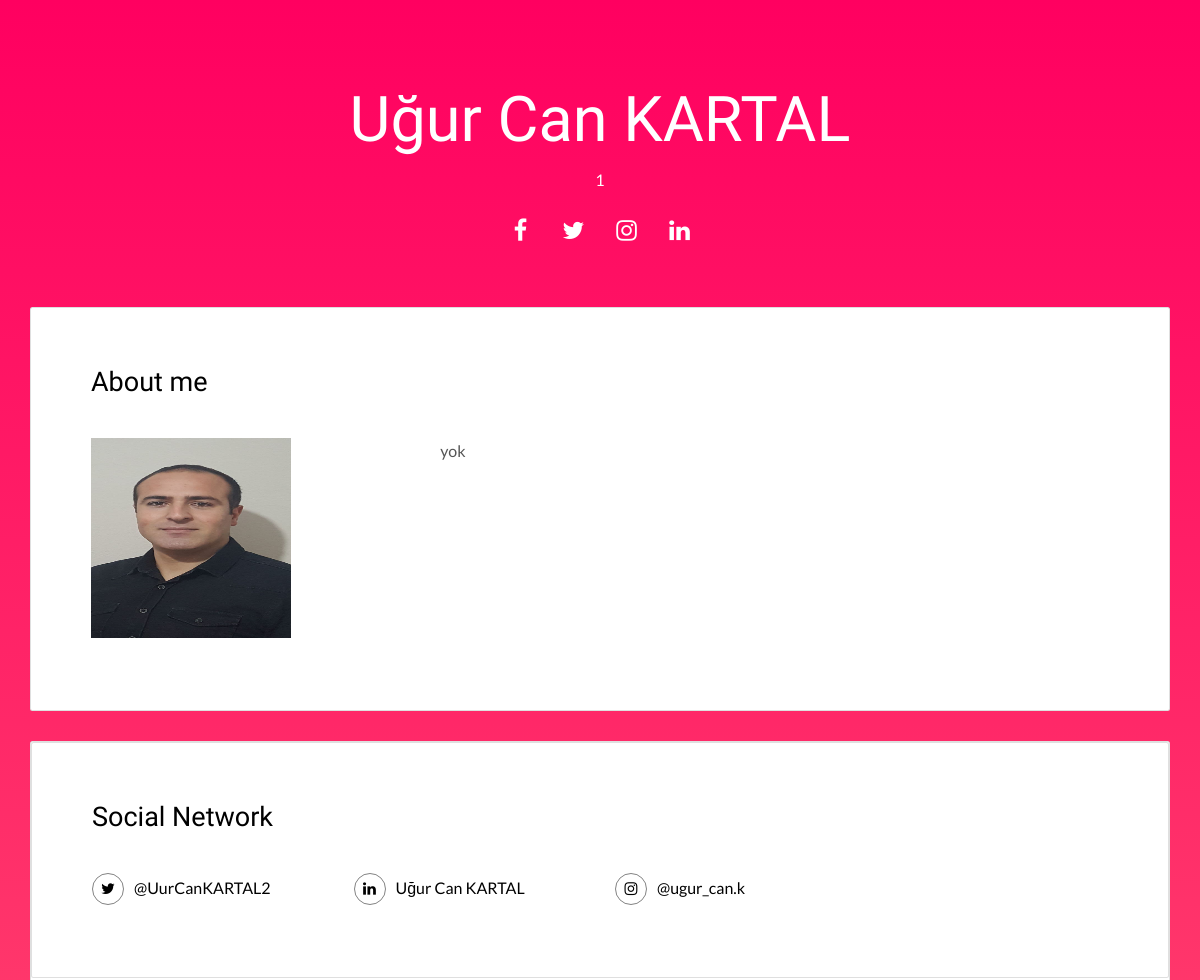
The app's page / (upper part), older data.
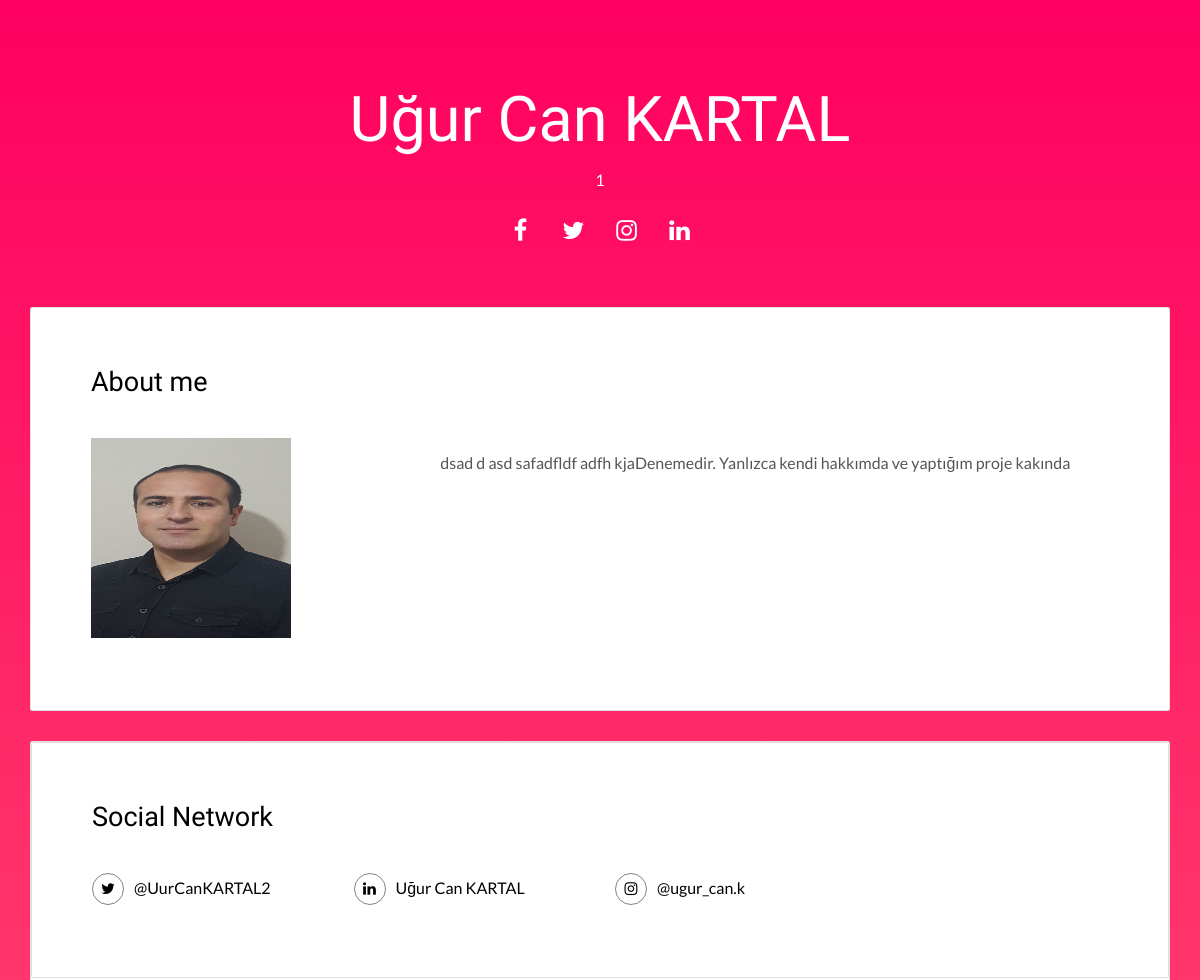
The same page, newer data.
### bilgilerim/models.py (models this page shows, shortened)
class About(models.Model):
    STATUS = (
        ('True' , 'Evet'),
        ('False', 'Hayır'),
    )
    name = models.CharField(max_length=30)
    surname = models.CharField(max_length=30)
    title = models.CharField(max_length=300)
    keywords = models.CharField(max_length=300)
    description = models.CharField(max_length=300)
    job = models.CharField(max_length=50)
    personal_background = RichTextUploadingField()
    image = models.ImageField(blank=True, upload_to='images/')
    status = models.CharField(max_length=10,choices=STATUS)
    slug = models.SlugField()
    parent = models.ForeignKey('self',blank=True, null=True,related_name='children', on_delete=models.CASCADE)
    create_at = models.DateTimeField(auto_now_add=True)
    update_at = models.DateTimeField(auto_now=True)
    def image_tag(self):
        if self.image:
            return mark_safe('<img src="{}" height="100"/>'.format(self.image.url))
        else:
            return mark_safe('<img src="{}" height="100"/>'.format("/uploads/images/resim-yok.png"))
    image_tag.short_description = 'Image'

### home/views.py (the view, shortened to what this page needs)
# urls.py: path('', views.index, name='index'),
def index(request):
    project = Projects.objects.all()
    works = allworks.objects.all()
    language = languages.objects.all()
    education = Educations.objects.all()
    aboutme = About.objects.get()
    setting = Setting.objects.get(pk=1)
    form = ContactForm()
    context = {'setting': setting,
               'aboutme': aboutme,
               'education': education,
               'language': language,
               'works':works,
               'form': form,
               'project': project,
               'page': 'home'}
    return render(request, 'index.html', context)

### home/templates/index.html (shortened to what this page needs)
{% extends "homebase.html" %}
{% block content %}
    {% include "content.html" %}
{% endblock %}

### home/templates/header.html (shortened to what this page needs)
{% load static %}
<main class="content-wrapper">
  <header class="white-text-container section-container">
    <div class="text-center">
      <a href = "/" style="text-decoration:none" ><h1>{{aboutme.name}} {{aboutme.surname}}</h1></a>
      <p>{{aboutme.job}}</p>
      <p>
        <a class="fa-icon fa-icon-2x" target="_blank" href="{{setting.facebook}}" title="">
          <i class="fa fa-facebook"></i>
        </a>
        <a class="fa-icon fa-icon-2x" target="_blank" href="{{setting.twitter}}" title="">
          <i class="fa fa-twitter"></i>
        </a>
        <a class="fa-icon fa-icon-2x" target="_blank" href="{{setting.instagram}}" title="">
          <i class="fa fa-instagram"></i>
        </a>
        <a class="fa-icon fa-icon-2x" target="_blank" href="{{setting.linkedin}}" title="">
          <i class="fa fa-linkedin"></i>
        </a>
      </p>
    </div>
  </header>

### home/templates/content.html (shortened to what this page needs)
{% load static %}
 <div class="container">
   <div class="row">
     <div class="col-xs-12">
        <div class="card">
          <div class="card-block">
            <h2>About me</h2>
            <div class="row">
              <div class="col-md-4">
                <p><img src="{{ aboutme.image.url }}" class="img-responsive" style="width:200px;height: 200px" alt=""></p>
              </div>
              <div class="col-md-8">
                  <p>{{aboutme.personal_background | safe}} </p>
              </div>
            </div>
          </div>
        </div>
        <div class="card">
        <div class="card">
          <div class="card-block">
            <h2>Social Network</h2>
            <div class="row">
              <div class="col-md-3">
                <p class="social-buttons"><a href="{{setting.twitter}}" target="_blank" title=""><span class="social-round-icon fa-icon"><i class="fa fa-twitter"></i></span>@UurCanKARTAL2</a></p>
              </div>
              <div class="col-md-3">
                <p class="social-buttons"><a href="{{setting.linkedin}}" target="_blank" title=""><span class="social-round-icon fa-icon"><i class="fa fa-linkedin"></i></span>Uğur Can KARTAL</a></p>
              </div>
              <div class="col-md-3">
                <p class="social-buttons"><a href="{{setting.instagram}}" target="_blank" title=""><span class="social-round-icon fa-icon"><i class="fa fa-instagram"></i></span>@ugur_can.k</a></p>
              </div>
            </div>
          </div>
        </div>
     </div>
   </div>
 </div>
</main>

Row changes from the older to the newer data that the page shows:
changed About "Uğur Can": personal_background "yok" → "dsad d asd safadfldf adfh kjaDenemedir. Yanlızca kendi hakkımda ve yaptığım proje kakında"
